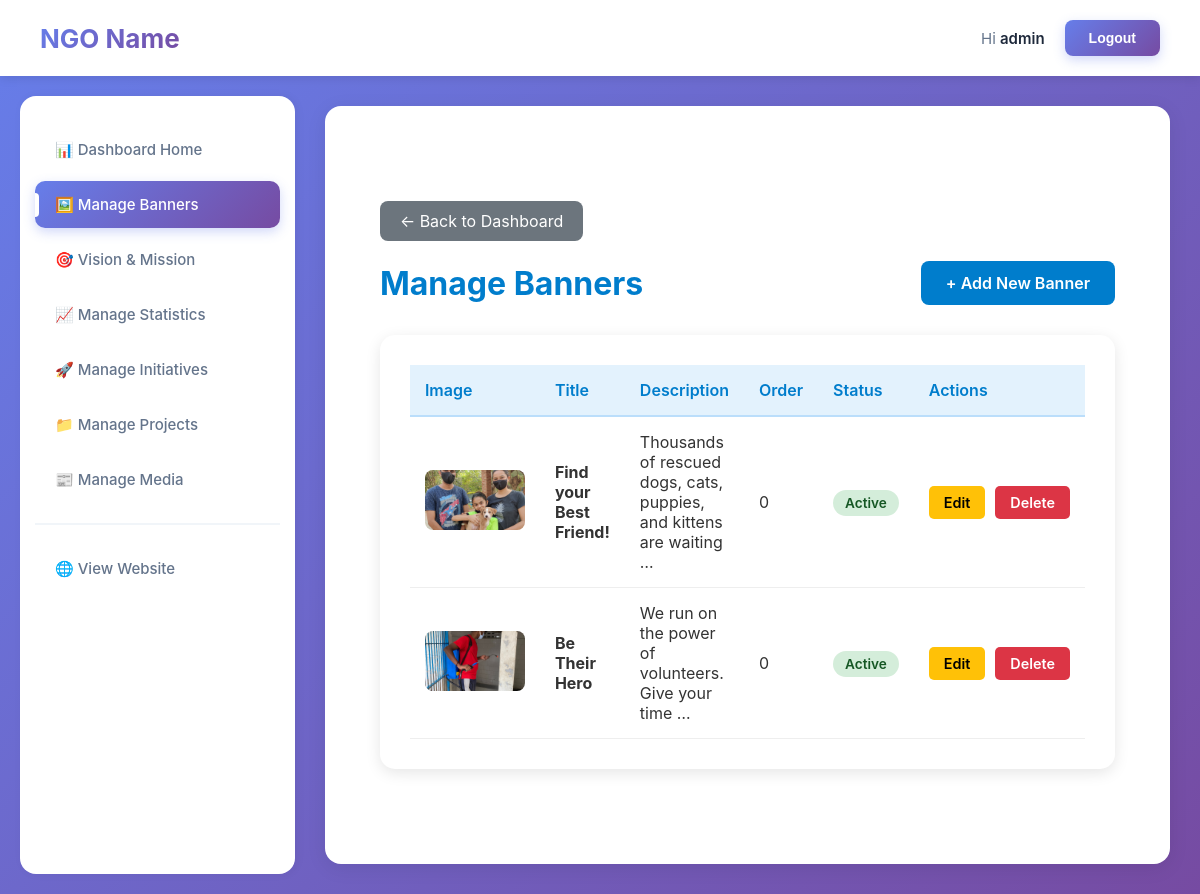
The app's page /dashboard/manage-slider/ (signed in) with its own data.
### Homepage/models.py (models this page shows, shortened)
class Banner(models.Model):
    image = models.ImageField(
        upload_to='banners/',
        validators=[FileExtensionValidator(['jpg', 'jpeg', 'png', 'webp'])],
        help_text="Recommended size: 1920x600px"
    )
    title = models.CharField(max_length=200)
    description = models.TextField(blank=True, null=True)
    order = models.IntegerField(default=0, help_text="Lower numbers appear first")
    status = models.BooleanField(default=True, help_text="Active/Inactive")
    created_at = models.DateTimeField(default=timezone.now, editable=False)
    updated_at = models.DateTimeField(auto_now=True)
    class Meta:
        ordering = ['order', '-created_at']
        verbose_name = "Banner"
        verbose_name_plural = "Banners"

### Homepage/views.py (the view)
# urls.py: path('dashboard/manage-slider/', views.manage_image_slider, name='dashboard_manage_slider'),
@staff_member_required(login_url='/auth/login/')
def manage_image_slider(request):
    banners = Banner.objects.all().order_by('order')
    return render(request, 'dashboard/manage_slider.html', {'banners': banners})

### Homepage/templates/dashboard/manage_slider.html (shortened to what this page needs)
{% extends 'dashboard/base.html' %}
{% load static %}
{% block content %}
<div class="dashboard-container">
    <a href="{% url 'dashboard_home' %}" class="btn-back">← Back to Dashboard</a>
    <div class="page-header">
        <h1>Manage Banners</h1>
        <a href="{% url 'dashboard_manage_slider_add' %}" class="btn-primary">+ Add New Banner</a>
    </div>
    <div class="table-container">
        {% if banners %}
        <table>
            <thead>
                <tr>
                    <th>Image</th>
                    <th>Title</th>
                    <th>Description</th>
                    <th>Order</th>
                    <th>Status</th>
                    <th>Actions</th>
                </tr>
            </thead>
            <tbody>
                {% for banner in banners %}
                <tr>
                    <td><img src="{{ banner.image.url }}" alt="{{ banner.title }}" class="banner-image"></td>
                    <td><strong>{{ banner.title }}</strong></td>
                    <td>{{ banner.description|truncatewords:10 }}</td>
                    <td>{{ banner.order }}</td>
                    <td>
                        {% if banner.status %}
                        <span class="status-badge status-active">Active</span>
                        {% else %}
                        <span class="status-badge status-inactive">Inactive</span>
                        {% endif %}
                    </td>
                    <td>
                        <div class="action-buttons">
                            <a href="{% url 'dashboard_manage_slider_edit' banner.pk %}" class="btn-edit">Edit</a>
                            <a href="{% url 'dashboard_manage_slider_delete' banner.pk %}" class="btn-delete">Delete</a>
                        </div>
                    </td>
                </tr>
                {% endfor %}
            </tbody>
        </table>
        {% endif %}
    </div>
</div>
{% endblock %}

### Homepage/templates/dashboard/base.html (shortened to what this page needs)
<!DOCTYPE html>
<html lang="en">
<head>
</head>
<body>
    <header class="header">
        <h1>NGO Name</h1>
        <nav class="header-nav">
            <span>Hi <strong>{{ request.user.username }}</strong></span>
            <form action="{% url 'admin:logout' %}" method="post" style="display: inline;">
                <button type="submit" class="logout-button">Logout</button>
            </form>
        </nav>
    </header>
    <div class="container">
        <aside class="sidebar">
            <ul class="sidebar-nav">
                <li>
                    <a href="{% url 'dashboard_home' %}"
                       class="{% if request.resolver_match.url_name == 'dashboard_home' %}active{% endif %}">
                        📊 Dashboard Home
                    </a>
                </li>
                <li>
                    <a href="{% url 'dashboard_manage_slider' %}"
                       class="{% if 'slider' in request.resolver_match.url_name %}active{% endif %}">
                        🖼️ Manage Banners
                    </a>
                </li>
                <li>
                    <a href="{% url 'dashboard_manage_vision' %}"
                       class="{% if 'vision' in request.resolver_match.url_name %}active{% endif %}">
                        🎯 Vision & Mission
                    </a>
                </li>
                <li>
                    <a href="{% url 'dashboard_manage_statistic' %}"
                       class="{% if 'statistic' in request.resolver_match.url_name %}active{% endif %}">
                        📈 Manage Statistics
                    </a>
                </li>
                <li>
                    <a href="{% url 'dashboard_manage_initiative' %}"
                       class="{% if 'initiative' in request.resolver_match.url_name %}active{% endif %}">
                        🚀 Manage Initiatives
                    </a>
                </li>
                <li>
                    <a href="{% url 'dashboard_manage_project' %}"
                       class="{% if 'projects' in request.resolver_match.url_name %}active{% endif %}">
                        📁 Manage Projects
                    </a>
                </li>
                <li>
                    <a href="{% url 'dashboard_manage_media_home' %}"
                        class="">
                        📰 Manage Media
                    </a>
                </li>
                <li style="margin-top: 20px; padding-top: 20px; border-top: 2px solid #f1f5f9;">
                    <a href="{% url 'home' %}" target="_blank">
                        🌐 View Website
                    </a>
                </li>
            </ul>
        </aside>
        <main class="main-content">
            <div class="content-wrapper">
                {% block content %}{% endblock %}
            </div>
        </main>
    </div>
</body>
</html>

### Homepage/templates/dashboard/base.html (style rules this page uses)
* { margin: 0; padding: 0; box-sizing: border-box; }
body { font-family: -apple-system, BlinkMacSystemFont, "Segoe UI", Roboto, "Helvetica Neue", Arial, sans-serif; background: linear-gradient(135deg, #667eea 0%, #764ba2 100%); min-height: 100vh; color: #333; }
.header { display: flex; justify-content: space-between; align-items: center; padding: 20px 40px; background: white; box-shadow: 0 2px 10px rgba(0, 0, 0, 0.1); position: sticky; top: 0; z-index: 100; }
.header h1 { font-size: 26px; font-weight: 700; color: #1e293b; background: linear-gradient(135deg, #667eea, #764ba2); -webkit-background-clip: text; -webkit-text-fill-color: transparent; background-clip: text; }
.header-nav { display: flex; align-items: center; gap: 20px; color: #64748b; font-size: 15px; }
.header-nav strong { color: #1e293b; font-weight: 600; }
.logout-button { background: linear-gradient(135deg, #667eea, #764ba2); color: white; border: none; padding: 10px 24px; border-radius: 8px; font-weight: 600; font-size: 14px; cursor: pointer; transition: all 0.3s ease; box-shadow: 0 4px 12px rgba(102, 126, 234, 0.3); }
.container { display: flex; max-width: 1600px; margin: 0 auto; min-height: calc(100vh - 70px); }
.sidebar { width: 280px; background: white; padding: 30px 0; box-shadow: 2px 0 10px rgba(0, 0, 0, 0.05); margin: 20px 0 20px 20px; border-radius: 16px; }
.sidebar-nav { list-style: none; padding: 0 15px; }
.sidebar-nav li { margin-bottom: 8px; }
.sidebar-nav a { display: block; padding: 14px 20px; text-decoration: none; color: #64748b; font-size: 15px; font-weight: 500; border-radius: 10px; transition: all 0.3s ease; position: relative; }
.sidebar-nav a.active { background: linear-gradient(135deg, #667eea, #764ba2); color: white; box-shadow: 0 4px 12px rgba(102, 126, 234, 0.3); }
.sidebar-nav a.active::before { content: ''; position: absolute; left: 0; top: 50%; transform: translateY(-50%); width: 4px; height: 24px; background: white; border-radius: 0 4px 4px 0; }
.main-content { flex: 1; padding: 30px; background: transparent; }
.content-wrapper { background: white; padding: 35px; border-radius: 16px; box-shadow: 0 4px 20px rgba(0, 0, 0, 0.08); min-height: calc(100vh - 150px); }

### Homepage/templates/dashboard/manage_slider.html (style rules this page uses)
.dashboard-container { max-width: 1200px; margin: 40px auto; padding: 20px; }
.page-header { display: flex; justify-content: space-between; align-items: center; margin-bottom: 30px; }
.page-header h1 { color: #007DCC; margin: 0; }
.btn-primary { background: #007DCC; color: white; padding: 12px 25px; border-radius: 8px; text-decoration: none; font-weight: 600; transition: all 0.3s ease; display: inline-block; }
.btn-back { background: #6c757d; color: white; padding: 10px 20px; border-radius: 8px; text-decoration: none; margin-bottom: 20px; display: inline-block; }
.table-container { background: white; border-radius: 15px; padding: 30px; box-shadow: 0 4px 15px rgba(0,0,0,0.1); overflow-x: auto; }
table { width: 100%; border-collapse: collapse; }
th { background: #E3F2FD; padding: 15px; text-align: left; font-weight: 600; color: #007DCC; border-bottom: 2px solid #BBDEFB; }
td { padding: 15px; border-bottom: 1px solid #eee; }
.banner-image { width: 100px; height: 60px; object-fit: cover; border-radius: 8px; }
.status-badge { padding: 5px 12px; border-radius: 20px; font-size: 0.85rem; font-weight: 600; }
.status-active { background: #d4edda; color: #155724; }
.action-buttons { display: flex; gap: 10px; }
.btn-edit { background: #ffc107; color: #000; padding: 8px 15px; border-radius: 5px; text-decoration: none; font-size: 0.9rem; font-weight: 600; }
.btn-delete { background: #dc3545; color: white; padding: 8px 15px; border-radius: 5px; text-decoration: none; font-size: 0.9rem; font-weight: 600; }

### records on screen
Banner: image (picture), title "Find your Best Friend!", description "Thousands of rescued dogs, cats, puppies, and kittens are waiting …", order "0", status "Active"
Banner: image (picture), title "Be Their Hero", description "We run on the power of volunteers. Give your time …", order "0", status "Active"

### other values on screen
{{ request.user.username }} "admin"
